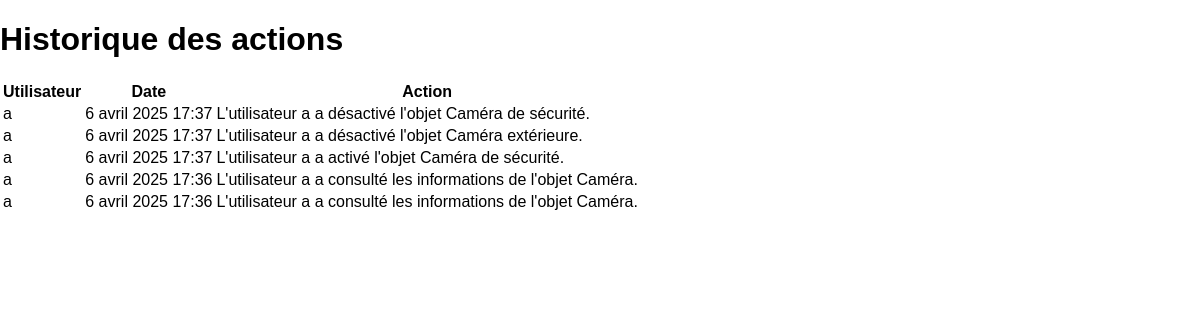
The app's page /historique/historique/ (signed in), older data.
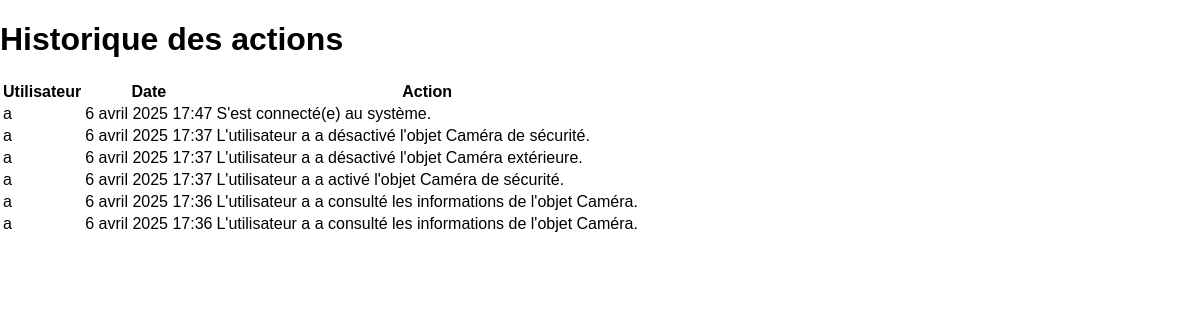
The same page, newer data.
### historique/models.py (models this page shows, shortened)
class Historique(models.Model):
    utilisateur = models.ForeignKey(Utilisateur, on_delete=models.CASCADE, related_name="historiques")
    action = models.CharField(max_length=255)
    date = models.DateTimeField(auto_now_add=True)

### utilisateurs/models.py (models this page shows, shortened)
class Utilisateur(AbstractUser):
    email = models.EmailField(unique=True)  # Empêche les doublons
    date_de_naissance = models.DateField(null=True, blank=True)
    GENRE_CHOIX = [
        ('H', 'Homme'),
        ('F', 'Femme'),
        ('A', 'Autre'),
    ]
    genre = models.CharField(max_length=1, choices=GENRE_CHOIX, null=True, blank=True)
    niveau = models.PositiveIntegerField(default=1)  # Niveau de l'utilisateur
    experience = models.PositiveIntegerField(default=0)  # Points d'expérience de l'utilisateur

### historique/views.py (the view)
# urls.py: path('historique/', afficher_historique, name='afficher_historique'),
@login_required
def afficher_historique(request):
    historique = Historique.objects.filter(utilisateur=request.user).order_by('-date')
    return render(request, 'historique/historique.html', {'historique': historique})

### historique/templates/historique/historique.html (shortened to what this page needs)
<!DOCTYPE html>
<html lang="fr">
<head>
    {% load static %}
    <link rel="stylesheet" href="{% static 'utilisateurs/style.css' %}">
</head>
<body>
    <header>
        <h1>Historique des actions</h1>
    </header>
    <main>
        <table>
            <thead>
                <tr>
                    <th>Utilisateur</th>
                    <th>Date</th>
                    <th>Action</th>
                </tr>
            </thead>
            <tbody>
                {% for entry in historique %}
                <tr>
                    <td>{{ entry.utilisateur.username }}</td>
                    <td>{{ entry.date }}</td>
                    <td>{{ entry.action }}</td>
                </tr>
                {% endfor %}
            </tbody>
        </table>
    </main>
</body>
</html>

Row changes from the older to the newer data that the page shows:
added Historique: utilisateur.username "a", date "6 avril 2025 17:47", action "S'est connecté(e) au système."
